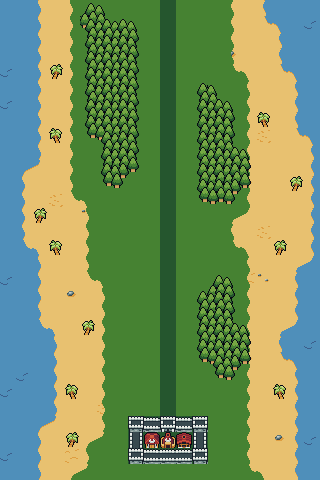

This is a level from a 2D game, rendered from its Tiled map with the project's own tilesets. A one-line summary and the map file follow, with tile-layer data summarised:
An orthogonal 20x30 tile map with 16x16 px tiles, 5 tile layers (Water, Sand, Grass, Props, ...), 3 tilesets and 8 objects (PathStart, PathEnd).

<map version="1.10" tiledversion="1.10.2" orientation="orthogonal" renderorder="left-down" width="20" height="30" tilewidth="16" tileheight="16" infinite="0" nextlayerid="8" nextobjectid="28">
 <editorsettings>
  <export target="map2.json" format="json" />
 </editorsettings>
 <tileset firstgid="1" name="terrain" tilewidth="16" tileheight="16" tilecount="2176" columns="32">
  <image source="../assets/tiles/miniworld/terrain.png" width="512" height="1088" />
 </tileset>
 <tileset firstgid="2177" name="nature" tilewidth="16" tileheight="16" tilecount="1024" columns="32">
  <image source="../assets/tiles/miniworld/nature.png" width="512" height="512" />
 </tileset>
 <tileset firstgid="3201" name="buildings" tilewidth="16" tileheight="16" tilecount="5504" columns="64">
  <image source="../assets/tiles/miniworld/buildings.png" width="1024" height="1376" />
 </tileset>
 <layer id="1" name="Water" width="20" height="30">
  <data>[600 cells, 600 non-empty, 2 distinct tile ids]</data>
 </layer>
 <layer id="2" name="Sand" width="20" height="30">
  <data>[600 cells, 514 non-empty, 15 distinct tile ids]</data>
 </layer>
 <layer id="3" name="Grass" width="20" height="30">
  <data>[600 cells, 331 non-empty, 12 distinct tile ids]</data>
 </layer>
 <layer id="4" name="Props" width="20" height="30">
  <data>[600 cells, 101 non-empty, 20 distinct tile ids]</data>
 </layer>
 <layer id="6" name="Castle" width="20" height="30">
  <data>[600 cells, 15 non-empty, 7 distinct tile ids]</data>
 </layer>
 <objectgroup id="5" name="Towers">
  <object id="15" x="128" y="96" width="16" height="16" />
  <object id="16" x="192" y="96" width="16" height="16" />
  <object id="18" x="128" y="224" width="16" height="16" />
  <object id="19" x="192" y="224" width="16" height="16" />
  <object id="20" x="128" y="352" width="16" height="16" />
  <object id="21" x="192" y="352" width="16" height="16" />
 </objectgroup>
 <objectgroup id="7" name="MonsterPath">
  <object id="26" name="PathStart" x="168" y="0">
   <point />
  </object>
  <object id="27" name="PathEnd" x="168" y="424">
   <point />
  </object>
 </objectgroup>
</map>
